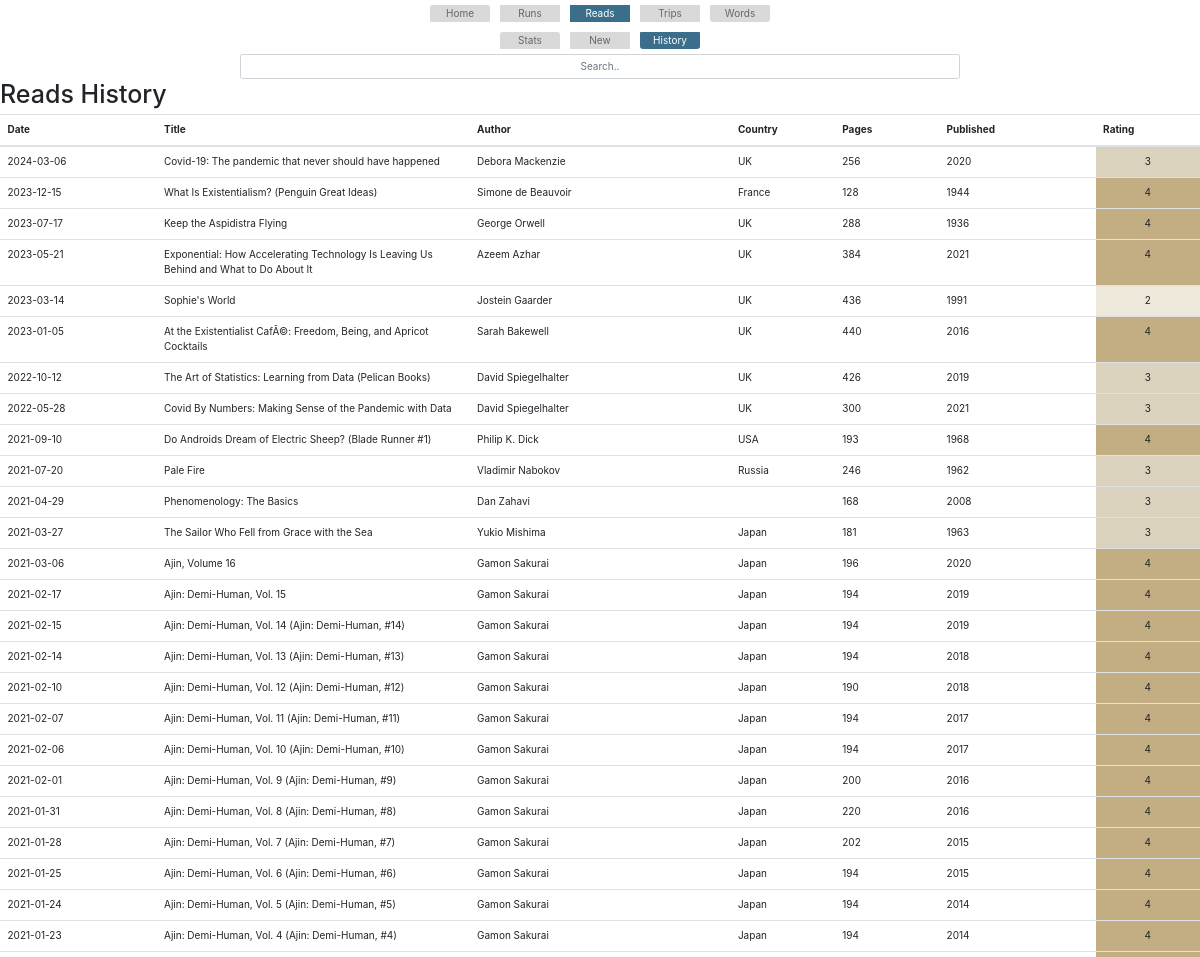
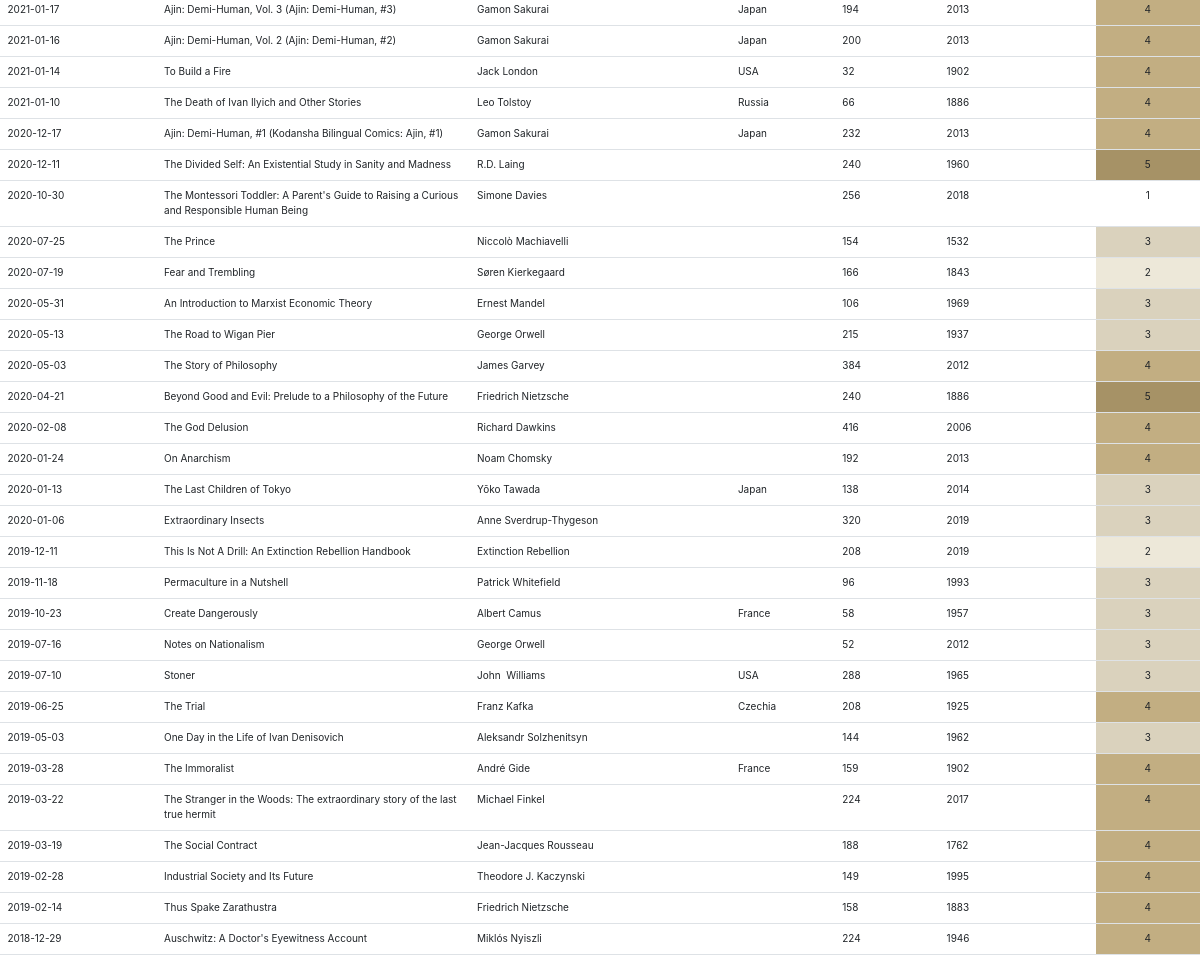
/reads/history (signed in, upper part), run on an earlier commit of the app's database (2 pictures, top to bottom).
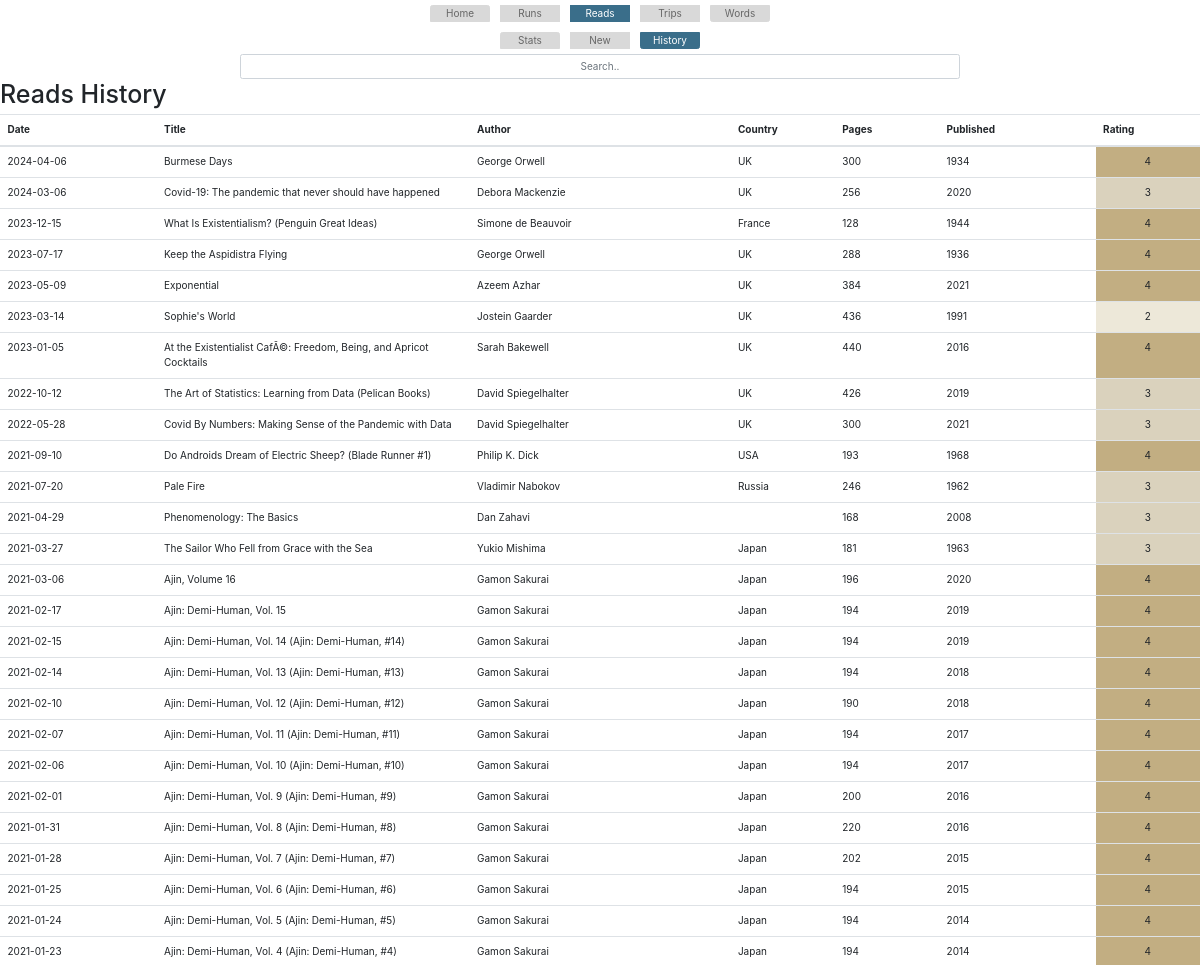
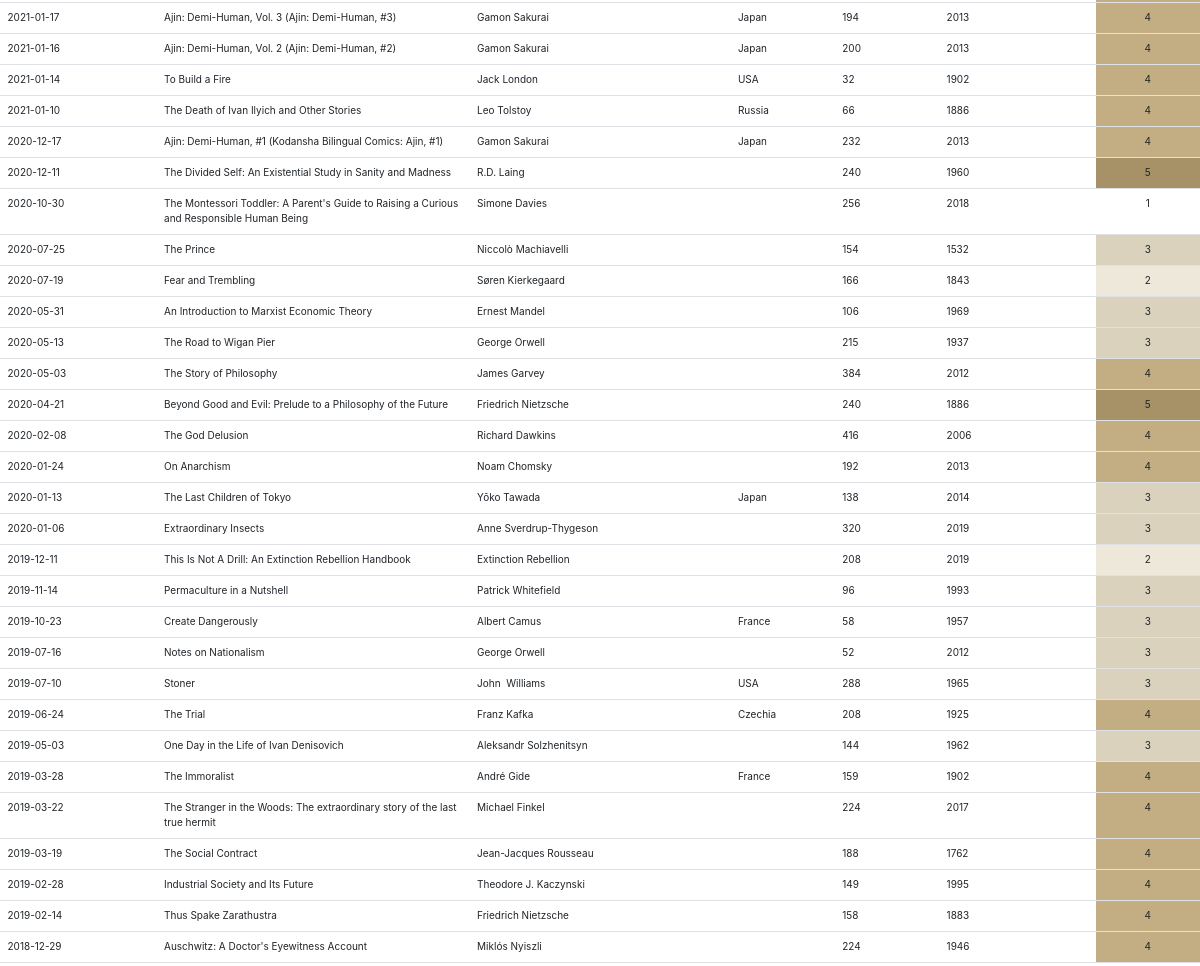
And on a later commit of the database (2 pictures, top to bottom).
### app.py (models this page shows)
class Books(db.Model):
    id = db.Column(db.Integer, primary_key=True)
    date_started = db.Column(db.String(20))
    date_ended = db.Column(db.String(20))
    title = db.Column(db.String(50))
    author = db.Column(db.String(50))
    pages = db.Column(db.Integer)
    category = db.Column(db.String(50))
    subcategory = db.Column(db.String(50))
    country = db.Column(db.String(50))
    my_rating = db.Column(db.Integer)
    publication_year = db.Column(db.Integer)
    date_added = db.Column(db.String(50))

### app.py (the view)
@app.route('/reads/history', methods=['GET', 'POST'])
@login_required
def reads_history():
    reads = Books.query.order_by(Books.date_ended.desc()).all()
    return render_template('reads_history.html',reads=reads)

### app.py (called while the page is built)
@login_manager.user_loader
def load_user(user_id):
    return User.query.get(int(user_id))

@app.before_request
def before_request():
    if not current_user.is_authenticated and request.endpoint not in ['login', 'static']:
        return redirect(url_for('login'))

### templates/reads_history.html (shortened to what this page needs)
{% extends 'base.html' %}
{% block content %}
{% include 'base_reads.html' %}
<input class="form-control srchbox center" id="tbl_srch_input" type="text" placeholder="Search..">
        <h1>Reads History</h1>
        <table id="reads_history_table" class="table override_table">
            <thead>
                <tr>
                    <th class="w-15">Date</th>
                    <th class="w-30">Title</th>
                    <th class="w-20">Author</th>
                    <th class="w-10">Country</th>
                    <th class="w-10">Pages</th>
                    <th class="w-15">Published</th>
                    <th class="w-10">Rating</th>
                </tr>
            </thead>
            <tbody>
                {% for read in reads %}
                    <tr>
                        <td>{{ read.date_ended }}</td>
                        <td>{{ read.title }}</td>
                        <td>{{ read.author }}</td>
                        <td>{{ read.country }}</td>
                        <td>{{ read.pages }}</td>
                        <td>{{ read.publication_year }}</td>
                        <td class="center {% if read.my_rating == 1 %}rate_1{% elif read.my_rating == 2 %}rate_2{% elif read.my_rating == 3 %}rate_3{% elif read.my_rating == 4 %}rate_4{% elif read.my_rating == 5 %}rate_5{% endif %}">{{ read.my_rating }}</td>
                    </tr>
                {% endfor %}
            </tbody>
        </table>
    {% endblock %}

### templates/base.html (shortened to what this page needs)
<!DOCTYPE html>
<html lang="en">
<head>
    <link rel="stylesheet" href="{{ url_for('static', filename='bootstrap.min.css') }}">
    <link rel="stylesheet" href="{{ url_for('static', filename='my_override_style.css') }}">
</head>
<body>
    <div class="d-flex justify-content-center base_buttons">
        <nav>
        <ul class="list-group d-flex flex-row">
            <li class="m-2 list-group-item {% if request.endpoint == 'index' %}active{% endif %}"><a href="{{ url_for('index') }}">Home</a></li>
            <li class="m-2 list-group-item {% if 'runs' in request.endpoint %}active{% endif %}"><a href="{{ url_for('runs_stats') }}">Runs</a></li>
            <li class="m-2 list-group-item {% if 'reads' in request.endpoint %}active{% endif %}"><a href="{{ url_for('reads_stats') }}">Reads</a></li>
            <li class="m-2 list-group-item {% if 'trips' in request.endpoint %}active{% endif %}"><a href="{{ url_for('trips_stats') }}">Trips</a></li>
            <li class="m-2 list-group-item {% if 'words' in request.endpoint %}active{% endif %}"><a href="{{ url_for('words_stats') }}">Words</a></li>
        </ul>
        </nav>
    </div>
    <div>
        {% block content %}
        {% endblock %}
    </div>
    <br/>
    <br/>
    <br/>
    <br/>
    <br/>
    <br/>
</body>
</html>

### templates/base_reads.html
<div class="d-flex justify-content-center base_buttons">
    <ul class="list-group d-flex flex-row">
        <li class="list-group-item m-2 {% if 'stats' in request.endpoint %}active{% endif %}"><a href="{{ url_for('reads_stats') }}">Stats</a></li>
        <li class="list-group-item m-2 {% if 'new' in request.endpoint %}active{% endif %}"><a href="{{ url_for('reads_new') }}">New</a></li>
        <li class="list-group-item m-2 {% if 'history' in request.endpoint %}active{% endif %}"><a href="{{ url_for('reads_history') }}">History</a></li>
    </ul>
</div>

### static/my_override_style.css (style rules this page uses)
* { font-size: 6pt; }
body { display: none; }
@media screen and (min-width: 1000px) { * { font-size: 10px; } }
@media screen and (min-width: 1000px) { .list-group-item { padding: 0; } }
.center { text-align: center; margin: auto; }
.override_table { table-layout: fixed; }
.trips_stats_table th, td { width: 16.7%; }
ul { list-style: none; }
li { width: 60px; text-align: center; }
.list-group-item.active { background-color: #3A6E8A; color: white; border-color: #3A6E8A; }
.list-group-item.active a { background-color: #3A6E8A; color: white; border-color: #3A6E8A; }
.list-group-item { background-color: #D9D9D9; color: #666666; border-color: #D9D9D9; }
.list-group-item a { background-color: #D9D9D9; color: #666666; border-color: #D9D9D9; }
.rate_1 { background-color:rgba(0, 0, 0, 0); }
.rate_2 { background-color: #ede8d9; }
.rate_3 { background-color: #dad2bd; }
.rate_4 { background-color: #c2ae82; }
.rate_5 { background-color: #a69266; }
.w-10 { width: 10%; }
.w-15 { width: 15%; }
.w-20 { width: 20%; }
.w-20 { width: 25%; }
.w-30 { width: 30%; }
.srchbox { width: 60%; }
td { vertical-align: middle; }
table { background-color:rgba(0, 0, 0, 0); }
th { background-color:rgba(0, 0, 0, 0); }

What changed in the data, as far as the page shows it:
added Books: date_ended "2024-04-06", title "Burmese Days", author "George Orwell", country "UK", pages "300", publication_year "1934", my_rating "4"
changed Books "Azeem Azhar": date_ended "2023-05-21" → "2023-05-09"; title "Exponential: How Accelerating Technology Is Leaving Us Behind and What to Do About It" → "Exponential"
changed Books "Permaculture in a Nutshell": date_ended "2019-11-18" → "2019-11-14"
changed Books "The Trial": date_ended "2019-06-25" → "2019-06-24"
